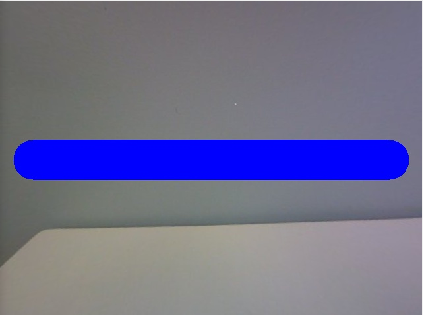
#> input picture images/blue.png, 423 x 315 px
$ python -i image_contouring.py   (imports and definitions only)
#> lines starting #> are read from the running program, lines starting #| are printed output that depends on the picture; after the words box and inside, x2 and y2 are one past the last pixel; in counts of white or black regions, pixels touching at a corner belong together
#> further down, picture is the input picture: shape (315, 423, 3); mean B, G, R 142.3, 110.2, 111.4
import cv2
import numpy as np

# Define HSV ranges for red, green, and blue
color_ranges = {
    "Red1": (np.array([0, 120, 70], np.uint8), np.array([10, 255, 255], np.uint8)),
    "Red2": (np.array([170, 120, 70], np.uint8), np.array([180, 255, 255], np.uint8)),
    "Green": (np.array([25, 52, 72], np.uint8), np.array([102, 255, 255], np.uint8)),
    "Blue": (np.array([94, 80, 2], np.uint8), np.array([120, 255, 255], np.uint8))
}

# Function to detect colors and contours
def detect_colors(image):
    hsv_image = cv2.cvtColor(image, cv2.COLOR_BGR2HSV)
#> hsv_image: shape (315, 423, 3); mean H, S, V 90.6, 46.1, 145.4
    kernel = np.ones((5, 5), "uint8")

    for color, (lower, upper) in color_ranges.items():
        # Create mask for the color
        if "Red" in color:
            mask = cv2.inRange(hsv_image, color_ranges["Red1"][0], color_ranges["Red1"][1]) + \
                cv2.inRange(hsv_image, color_ranges["Red2"][0], color_ranges["Red2"][1])
        else:
            mask = cv2.inRange(hsv_image, lower, upper)

        # mask = cv2.inRange(hsv_image, lower, upper)
        mask = cv2.dilate(mask, kernel)

        # Find contours
        contours, _ = cv2.findContours(mask, cv2.RETR_TREE, cv2.CHAIN_APPROX_SIMPLE)

        for contour in contours:
            area = cv2.contourArea(contour)
            if area > 300:
                x, y, w, h = cv2.boundingRect(contour)
                cv2.rectangle(image, (x, y), (x + w, y + h), (0, 255, 255), 2)
                cv2.putText(image, f"{color} Color", (x, y - 10), cv2.FONT_HERSHEY_SIMPLEX, 0.6, (0, 255, 255), 2)
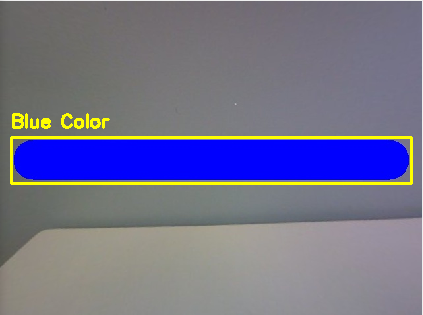
#> image: shape (315, 423, 3); 2.51% of pixels changed, all inside (x1, y1, x2, y2) = (10, 113, 413, 185)
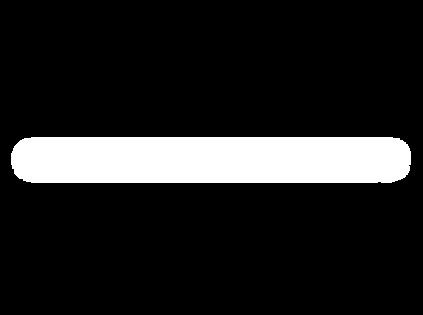
#> mask: shape (315, 423); 13.5% white; 1 white region, box (x1, y1, x2, y2) and area: (11, 137, 411, 183) 18015

    return image

# List of images
path = "/home/kirilio3/Desktop/412/ros_3/images/" # Replace with your own image path
image_paths = [f"{path}blue.png", f"{path}green.png", f"{path}red.png"]

# Process each image
# [14 lines not run here, left out]

>>> import cv2
>>> picture = cv2.imread('../../images/blue.png')
>>> result = detect_colors(picture)

$ run again, on images/green.png
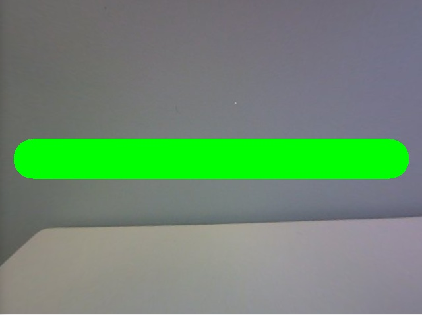
#> input picture images/green.png, 422 x 315 px
#> picture is the input picture: shape (315, 422, 3); mean B, G, R 112.6, 139.8, 110
#> hsv_image: shape (315, 422, 3); mean H, S, V 83.4, 46.4, 145.1
#> the loop in detect_colors, `for color, (lower, upper) in color_ranges.items():` made 4 passes
#> pass 3, in detect_colors, `mask = cv2.dilate(mask, kernel)`:
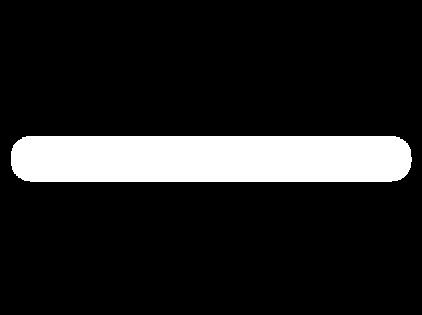
#> mask: shape (315, 422); 13.6% white; 1 white region, box (x1, y1, x2, y2) and area: (11, 136, 412, 182) 18075
#> after the loop in detect_colors, `for color, (lower, upper) in color_ranges.items():`:
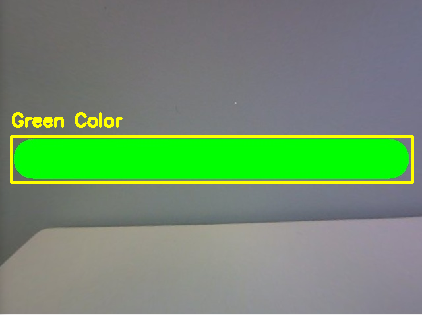
#> image: shape (315, 422, 3); 2.57% of pixels changed, all inside (x1, y1, x2, y2) = (10, 112, 414, 184)
